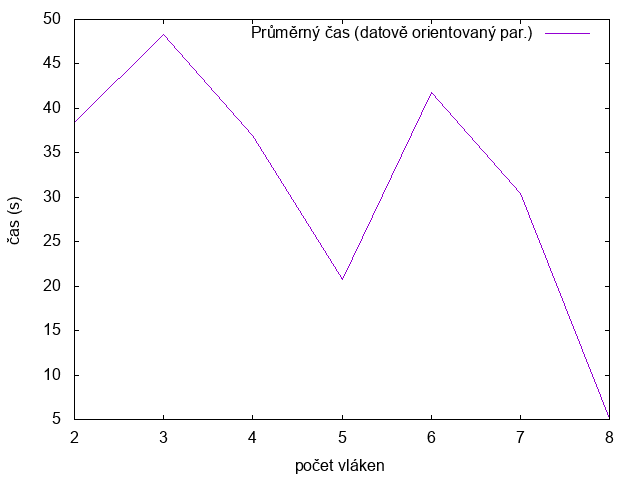

This figure's gnuplot source:
set terminal png
set xlabel "počet vláken"
set ylabel "čas (s)"
plot "parallel-data-oriented-2.data" using 1:2 with lines title "Průměrný čas (datově orientovaný par.)"
